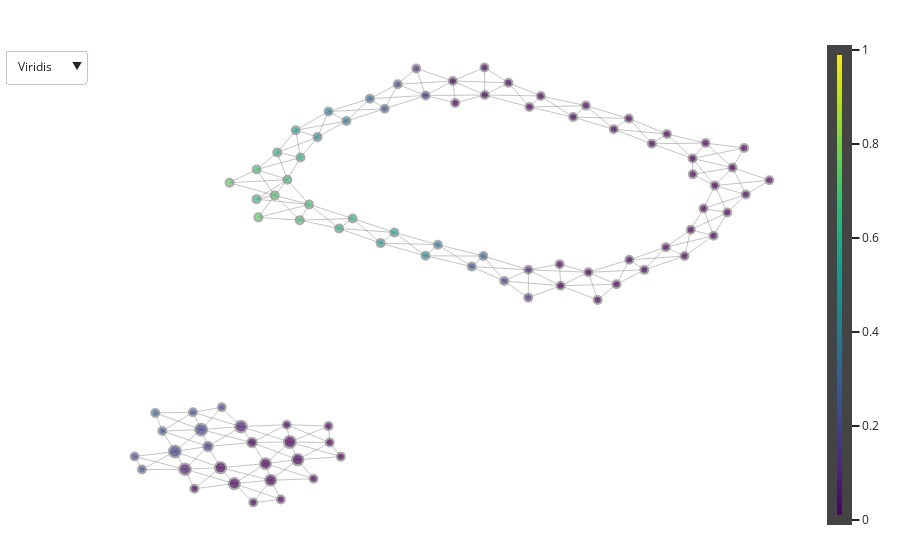

Notebook cell for this chart:
### Markdown cell above
## Visualise 2D Mapper graph

### Code cell
# get cluster member indices
node_elements = graph.vs.get_attribute_values('elements')
# calculate number of members per node
node_sizes = [len(el) for el in node_elements]
# define node coloring by mean value
node_colors = [np.mean(data[el]) for el in node_elements]
# configure choice of layout
layout = graph.layout('kk', dim=2)
# initialise figure
fig = create_network_2d(graph, layout, node_colors, node_scale=12)
# display figure
fig.show()

### Figure 1 — Plotly figure (JSON) as saved in the notebook; plotly's stock layout.template omitted (floating-point values rounded to 4 significant figures; data arrays with more than 128 entries replaced by an {"elided": "..."} marker saying what was removed)
{"data": [{"hoverinfo": "none", "line": {"color": "#888", "width": 0.5}, "mode": "lines", "type": "scatter", "uid": "84cbee23-5ac1-4098-9f91-e9537b18b49d", "x": {"elided": "684 float values"}, "y": {"elided": "684 float values"}}, {"hoverinfo": "text", "marker": {"cmax": 1, "cmin": 0, "color": [-0.7841, -0.7008, -0.6413, -0.5587, -0.452, -0.3132, -0.213, -0.09722, -0.7825, -0.7231, -0.6876, -0.6351, -0.5378, -0.391, -0.264, -0.1408, -0.005413, 0.1089, -0.6951, -0.6884, -0.6617, -0.2242, -0.1553, -0.09522, -0.00301, 0.1076, 0.18, -0.6334, -0.6301, -0.24, -0.1923, -0.09518, -0.01237, 0.2337, 0.3081, -0.5443, -0.5287, -0.2017, -0.1884, -0.1726, -0.02188, 0.07787, 0.1823, 0.3671, 0.4431, -0.4423, -0.3767, -0.1991, -0.09036, -0.01212, 0.1646, 0.1918, 0.2243, 0.5179, 0.5502, -0.3134, -0.2644, -0.01186, 0.07511, 0.1779, 0.2278, 0.2915, 0.6238, 0.6353, -0.2022, -0.1307, -0.02558, 0.2008, 0.2267, 0.6556, 0.6838, 0.6915, -0.1029, -0.00846, 0.106, 0.2323, 0.3751, 0.4892, 0.619, 0.6805, 0.7152, 0.746, 0.115, 0.1929, 0.2975, 0.4279, 0.5425, 0.6249, 0.6934, 0.7438], "colorbar": {"thickness": 15, "title": {"side": "right", "text": ""}, "xanchor": "left"}, "colorscale": [[0, "#440154"], [0.1111, "#482878"], [0.2222, "#3e4989"], [0.3333, "#31688e"], [0.4444, "#26828e"], [0.5556, "#1f9e89"], [0.6667, "#35b779"], [0.7778, "#6ece58"], [0.8889, "#b5de2b"], [1, "#fde725"]], "line": {"color": "#888", "width": 2}, "reversescale": false, "showscale": true, "size": [4, 60, 122, 130, 129, 125, 88, 8, 6, 91, 132, 58, 14, 11, 50, 122, 118, 8, 65, 136, 15, 1, 4, 1, 7, 134, 86, 119, 76, 108, 387, 421, 160, 35, 117, 131, 25, 5, 369, 363, 272, 418, 14, 6, 134, 127, 25, 6, 378, 392, 269, 433, 16, 4, 126, 119, 69, 110, 398, 424, 177, 2, 36, 132, 65, 135, 15, 4, 11, 11, 118, 92, 4, 89, 135, 63, 13, 11, 46, 118, 115, 17, 4, 55, 118, 121, 124, 128, 76, 16], "sizemin": 4, "sizemode": "area", "sizeref": 6.014}, "mode": "markers", "text": ["(0, -1)", "(1, 0)", "(2, 0)", "(3, 0)", "(4, 0)", "(5, 0)", "(6, 0)", "(7, 0)", "(8, 0)", "(9, 0)", "(10, 0)", "(11, 0)", "(12, 0)", "(13, 0)", "(14, 0)", "(15, 0)", "(16, 0)", "(17, 0)", "(18, 0)", "(19, 0)", "(20, 0)", "(21, -1)", "(22, -1)", "(23, -1)", "(24, 0)", "(25, 0)", "(26, 0)", "(27, 0)", "(28, 0)", "(29, 0)", "(30, 0)", "(31, 0)", "(32, 0)", "(33, 0)", "(34, 0)", "(35, 0)", "(36, 0)", "(37, 0)", "(38, 0)", "(39, 0)", "(40, 0)", "(41, 0)", "(42, 0)", "(43, 0)", "(44, 0)", "(45, 0)", "(46, 0)", "(47, 0)", "(48, 0)", "(49, 0)", "(50, 0)", "(51, 0)", "(52, 0)", "(53, -1)", "(54, 0)", "(55, 0)", "(56, 0)", "(57, 0)", "(58, 0)", "(59, 0)", "(60, 0)", "(61, -1)", "(62, 0)", "(63, 0)", "(64, 0)", "(65, 0)", "(66, 0)", "(67, -1)", "(68, 0)", "(69, 0)", "(70, 0)", "(71, 0)", "(72, -1)", "(73, 0)", "(74, 0)", "(75, 0)", "(76, 0)", "(77, 0)", "(78, 0)", "(79, 0)", "(80, 0)", "(81, 0)", "(82, -1)", "(83, 0)", "(84, 0)", "(85, 0)", "(86, 0)", "(87, 0)", "(88, 0)", "(89, 0)"], "type": "scatter", "uid": "24a85d48-7ab5-4b16-a191-c3fe7f7c9268", "x": [6.375, 5.856, 4.92, 4.64, 4.504, 3.285, 3.003, 2.587, 5.818, 5.562, 5.171, 5.446, 5.144, 4.091, 3.617, 2.382, 1.77, 1.056, 4.968, 4.679, 4.685, -3.076, -3.321, -3.349, 1.749, 1.06, 0.5277, 4.115, 3.782, -3.678, -4.028, -4.203, -4.271, -0.1901, 0.06625, 3.274, 2.943, -4.4, -4.623, -4.738, -5.036, -5.279, -5.702, -0.9361, -1.209, 2.328, 2.048, -5.008, -5.427, -5.731, -6.006, -6.157, -6.34, -2.201, -1.897, 1.331, 1.083, -6.306, -6.514, -6.737, -7.014, -7.169, -3.115, -2.816, 0.6203, 0.09746, -0.5531, -7.625, -7.463, -4.936, -3.777, -3.982, 0.09104, -0.6073, -1.208, -2.109, -2.953, -3.591, -3.966, -4.257, -4.536, -4.896, -1.413, -1.824, -2.437, -3.349, -4.073, -4.48, -4.935, -5.531], "y": [8.732, 8.093, 7.466, 6.52, 5.347, 5.179, 4.086, 3.386, 10.17, 9.297, 8.493, 7.289, 6.252, 5.743, 4.73, 4.62, 4.018, 3.489, 10.39, 9.704, 8.994, -3.614, -2.983, -2.25, 4.984, 4.731, 4.229, 10.8, 10.36, -4.603, -3.748, -2.96, -2.186, 4.874, 5.346, 11.49, 11.01, -5.527, -4.667, -3.926, -2.983, -2.272, -1.409, 5.854, 5.357, 12.07, 11.55, -5.662, -4.816, -4.106, -3.158, -2.407, -1.632, 5.924, 6.401, 12.5, 12.0, -5.045, -4.177, -3.383, -2.47, -1.659, 6.575, 7.025, 13.08, 12.54, 12.19, -3.607, -4.191, 7.887, 7.651, 6.95, 13.77, 13.17, 12.52, 11.92, 11.38, 10.66, 9.751, 8.757, 8.055, 7.073, 13.73, 13.02, 12.38, 11.8, 10.97, 9.972, 9.214, 8.622]}], "layout": {"autosize": true, "hovermode": "closest", "margin": {"b": 20, "l": 5, "r": 5, "t": 40}, "showlegend": false, "updatemenus": [{"buttons": [{"args": [{"marker.colorscale": [null, "Viridis"]}], "label": "Viridis", "method": "restyle"}, {"args": [{"marker.colorscale": [null, "Cividis"]}], "label": "Cividis", "method": "restyle"}, {"args": [{"marker.colorscale": [null, "Blues"]}], "label": "Blues", "method": "restyle"}, {"args": [{"marker.colorscale": [null, "Greens"]}], "label": "Greens", "method": "restyle"}], "direction": "down", "pad": {"r": 10, "t": 10}, "showactive": true, "x": 0, "y": 1, "yanchor": "top"}], "xaxis": {"autorange": true, "range": [-8.458, 7.207], "showgrid": false, "showline": false, "showticklabels": false, "ticks": "", "title": {"text": ""}, "type": "linear", "zeroline": false}, "yaxis": {"autorange": true, "range": [-6.934, 15.04], "showgrid": false, "showline": false, "showticklabels": false, "ticks": "", "title": {"text": ""}, "type": "linear", "zeroline": false}}}
